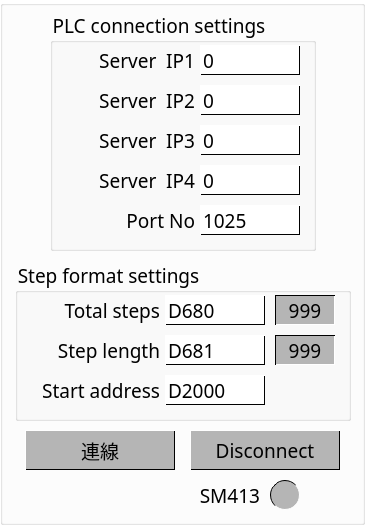
   <widget class="QGroupBox" name="setting_groupBox">
    <property name="geometry">
     <rect>
      <x>20</x>
      <y>50</y>
      <width>365</width>
      <height>525</height>
     </rect>
    </property>
    <property name="styleSheet">
     <string notr="true">QGroupBox{
	background-color: transparent;
}</string>
    </property>
    <property name="title">
     <string/>
    </property>
    <widget class="QGroupBox" name="plc_setting_groupBox">
     <property name="geometry">
      <rect>
       <x>50</x>
       <y>10</y>
       <width>266</width>
       <height>241</height>
      </rect>
     </property>
     <property name="font">
      <font>
       <family>Microsoft YaHei</family>
       <pointsize>14</pointsize>
      </font>
     </property>
     <property name="styleSheet">
      <string notr="true">QGroupBox{
	background-color: transparent;
}</string>
     </property>
     <property name="title">
      <string>PLC connection settings</string>
     </property>
     <property name="alignment">
      <set>Qt::AlignmentFlag::AlignLeading|Qt::AlignmentFlag::AlignLeft|Qt::AlignmentFlag::AlignTop</set>
     </property>
     <widget class="QLabel" name="label_ip4">
      <property name="enabled">
       <bool>true</bool>
      </property>
      <property name="geometry">
       <rect>
        <x>25</x>
        <y>155</y>
        <width>120</width>
        <height>30</height>
       </rect>
      </property>
      <property name="font">
       <font>
        <family>Microsoft YaHei</family>
        <pointsize>14</pointsize>
       </font>
      </property>
      <property name="layoutDirection">
       <enum>Qt::LayoutDirection::LeftToRight</enum>
      </property>
      <property name="styleSheet">
       <string notr="true">background-color: transparent;</string>
      </property>
      <property name="text">
       <string>Server  IP4</string>
      </property>
      <property name="alignment">
       <set>Qt::AlignmentFlag::AlignRight|Qt::AlignmentFlag::AlignTrailing|Qt::AlignmentFlag::AlignVCenter</set>
      </property>
     </widget>
     <widget class="QLabel" name="label_ip3">
      <property name="enabled">
       <bool>true</bool>
      </property>
      <property name="geometry">
       <rect>
        <x>25</x>
        <y>115</y>
        <width>120</width>
        <height>30</height>
       </rect>
      </property>
      <property name="font">
       <font>
        <family>Microsoft YaHei</family>
        <pointsize>14</pointsize>
       </font>
      </property>
      <property name="layoutDirection">
       <enum>Qt::LayoutDirection::LeftToRight</enum>
      </property>
      <property name="styleSheet">
       <string notr="true">background-color: transparent;</string>
      </property>
      <property name="text">
       <string>Server  IP3</string>
      </property>
      <property name="alignment">
       <set>Qt::AlignmentFlag::AlignRight|Qt::AlignmentFlag::AlignTrailing|Qt::AlignmentFlag::AlignVCenter</set>
      </property>
     </widget>
     <widget class="QSpinBox" name="server_ip_4">
      <property name="geometry">
       <rect>
        <x>150</x>
        <y>155</y>
        <width>100</width>
        <height>30</height>
       </rect>
      </property>
      <property name="font">
       <font>
        <family>Microsoft YaHei</family>
        <pointsize>14</pointsize>
        <bold>false</bold>
       </font>
      </property>
      <property name="styleSheet">
       <string notr="true">QSpinBox{
	border-style: solid;
	border-width: 1;
	background-color: white;
	border-top-color: white;
	border-left-color: white;
	border-bottom-color: black;
	border-right-color: black;
}</string>
      </property>
      <property name="buttonSymbols">
       <enum>QAbstractSpinBox::ButtonSymbols::NoButtons</enum>
      </property>
      <property name="keyboardTracking">
       <bool>true</bool>
      </property>
      <property name="maximum">
       <number>255</number>
      </property>
      <property name="singleStep">
       <number>1</number>
      </property>
      <property name="stepType">
       <enum>QAbstractSpinBox::StepType::DefaultStepType</enum>
      </property>
     </widget>
     <widget class="QSpinBox" name="server_ip_2">
      <property name="geometry">
       <rect>
        <x>150</x>
        <y>75</y>
        <width>100</width>
        <height>30</height>
       </rect>
      </property>
      <property name="font">
       <font>
        <family>Microsoft YaHei</family>
        <pointsize>14</pointsize>
        <bold>false</bold>
       </font>
      </property>
      <property name="styleSheet">
       <string notr="true">QSpinBox{
	border-style: solid;
	border-width: 1;
	background-color: white;
	border-top-color: white;
	border-left-color: white;
	border-bottom-color: black;
	border-right-color: black;
}</string>
      </property>
      <property name="buttonSymbols">
       <enum>QAbstractSpinBox::ButtonSymbols::NoButtons</enum>
      </property>
      <property name="keyboardTracking">
       <bool>true</bool>
      </property>
      <property name="maximum">
       <number>255</number>
      </property>
      <property name="singleStep">
       <number>1</number>
      </property>
      <property name="stepType">
       <enum>QAbstractSpinBox::StepType::DefaultStepType</enum>
      </property>
     </widget>
     <widget class="QLabel" name="label_ip1">
      <property name="enabled">
       <bool>true</bool>
      </property>
      <property name="geometry">
       <rect>
        <x>25</x>
        <y>35</y>
        <width>120</width>
        <height>30</height>
       </rect>
      </property>
      <property name="font">
       <font>
        <family>Microsoft YaHei</family>
        <pointsize>14</pointsize>
       </font>
      </property>
      <property name="layoutDirection">
       <enum>Qt::LayoutDirection::LeftToRight</enum>
      </property>
      <property name="styleSheet">
       <string notr="true">background-color: transparent;</string>
      </property>
      <property name="text">
       <string>Server  IP1</string>
      </property>
      <property name="alignment">
       <set>Qt::AlignmentFlag::AlignRight|Qt::AlignmentFlag::AlignTrailing|Qt::AlignmentFlag::AlignVCenter</set>
      </property>
     </widget>
     <widget class="QSpinBox" name="port_no">
      <property name="geometry">
       <rect>
        <x>150</x>
        <y>195</y>
        <width>100</width>
        <height>30</height>
       </rect>
      </property>
      <property name="font">
       <font>
        <family>Microsoft YaHei</family>
        <pointsize>14</pointsize>
        <bold>false</bold>
       </font>
      </property>
      <property name="styleSheet">
       <string notr="true">QSpinBox{
	border-style: solid;
	border-width: 1;
	background-color: white;
	border-top-color: white;
	border-left-color: white;
	border-bottom-color: black;
	border-right-color: black;
}</string>
      </property>
      <property name="buttonSymbols">
       <enum>QAbstractSpinBox::ButtonSymbols::NoButtons</enum>
      </property>
      <property name="keyboardTracking">
       <bool>true</bool>
      </property>
      <property name="minimum">
       <number>1025</number>
      </property>
      <property name="maximum">
       <number>4999</number>
      </property>
      <property name="singleStep">
       <number>1</number>
      </property>
      <property name="stepType">
       <enum>QAbstractSpinBox::StepType::DefaultStepType</enum>
      </property>
     </widget>
     <widget class="QLabel" name="label_port">
      <property name="enabled">
       <bool>true</bool>
      </property>
      <property name="geometry">
       <rect>
        <x>25</x>
        <y>195</y>
        <width>120</width>
        <height>30</height>
       </rect>
      </property>
      <property name="font">
       <font>
        <family>Microsoft YaHei</family>
        <pointsize>14</pointsize>
       </font>
      </property>
      <property name="layoutDirection">
       <enum>Qt::LayoutDirection::LeftToRight</enum>
      </property>
      <property name="styleSheet">
       <string notr="true">background-color: transparent;</string>
      </property>
      <property name="text">
       <string>Port No</string>
      </property>
      <property name="alignment">
       <set>Qt::AlignmentFlag::AlignRight|Qt::AlignmentFlag::AlignTrailing|Qt::AlignmentFlag::AlignVCenter</set>
      </property>
     </widget>
     <widget class="QSpinBox" name="server_ip_3">
      <property name="geometry">
       <rect>
        <x>150</x>
        <y>115</y>
        <width>100</width>
        <height>30</height>
       </rect>
      </property>
      <property name="font">
       <font>
        <family>Microsoft YaHei</family>
        <pointsize>14</pointsize>
        <bold>false</bold>
       </font>
      </property>
      <property name="styleSheet">
       <string notr="true">QSpinBox{
	border-style: solid;
	border-width: 1;
	background-color: white;
	border-top-color: white;
	border-left-color: white;
	border-bottom-color: black;
	border-right-color: black;
}</string>
      </property>
      <property name="buttonSymbols">
       <enum>QAbstractSpinBox::ButtonSymbols::NoButtons</enum>
      </property>
      <property name="keyboardTracking">
       <bool>true</bool>
      </property>
      <property name="maximum">
       <number>255</number>
      </property>
      <property name="singleStep">
       <number>1</number>
      </property>
      <property name="stepType">
       <enum>QAbstractSpinBox::StepType::DefaultStepType</enum>
      </property>
     </widget>
     <widget class="QSpinBox" name="server_ip_1">
      <property name="geometry">
       <rect>
        <x>150</x>
        <y>35</y>
        <width>100</width>
        <height>30</height>
       </rect>
      </property>
      <property name="font">
       <font>
        <family>Microsoft YaHei</family>
        <pointsize>14</pointsize>
        <bold>false</bold>
       </font>
      </property>
      <property name="styleSheet">
       <string notr="true">QSpinBox{
	border-style: solid;
	border-width: 1;
	background-color: white;
	border-top-color: white;
	border-left-color: white;
	border-bottom-color: black;
	border-right-color: black;
}</string>
      </property>
      <property name="buttonSymbols">
       <enum>QAbstractSpinBox::ButtonSymbols::NoButtons</enum>
      </property>
      <property name="keyboardTracking">
       <bool>true</bool>
      </property>
      <property name="maximum">
       <number>255</number>
      </property>
      <property name="singleStep">
       <number>1</number>
      </property>
      <property name="stepType">
       <enum>QAbstractSpinBox::StepType::DefaultStepType</enum>
      </property>
     </widget>
     <widget class="QLabel" name="label_ip2">
      <property name="enabled">
       <bool>true</bool>
      </property>
      <property name="geometry">
       <rect>
        <x>25</x>
        <y>75</y>
        <width>120</width>
        <height>30</height>
       </rect>
      </property>
      <property name="font">
       <font>
        <family>Microsoft YaHei</family>
        <pointsize>14</pointsize>
       </font>
      </property>
      <property name="layoutDirection">
       <enum>Qt::LayoutDirection::LeftToRight</enum>
      </property>
      <property name="styleSheet">
       <string notr="true">background-color: transparent;</string>
      </property>
      <property name="text">
       <string>Server  IP2</string>
      </property>
      <property name="alignment">
       <set>Qt::AlignmentFlag::AlignRight|Qt::AlignmentFlag::AlignTrailing|Qt::AlignmentFlag::AlignVCenter</set>
      </property>
     </widget>
    </widget>
    <widget class="QGroupBox" name="step_setting_groupBox">
     <property name="geometry">
      <rect>
       <x>15</x>
       <y>260</y>
       <width>336</width>
       <height>161</height>
      </rect>
     </property>
     <property name="font">
      <font>
       <family>Microsoft YaHei</family>
       <pointsize>14</pointsize>
      </font>
     </property>
     <property name="styleSheet">
      <string notr="true">QGroupBox{
	background-color: transparent;
}</string>
     </property>
     <property name="title">
      <string>Step format settings</string>
     </property>
     <widget class="QLabel" name="label_max_step">
      <property name="enabled">
       <bool>true</bool>
      </property>
      <property name="geometry">
       <rect>
        <x>25</x>
        <y>35</y>
        <width>120</width>
        <height>30</height>
       </rect>
      </property>
      <property name="font">
       <font>
        <family>Microsoft YaHei</family>
        <pointsize>14</pointsize>
       </font>
      </property>
      <property name="layoutDirection">
       <enum>Qt::LayoutDirection::LeftToRight</enum>
      </property>
      <property name="styleSheet">
       <string notr="true">background-color: transparent;</string>
      </property>
      <property name="text">
       <string>Total steps</string>
      </property>
      <property name="alignment">
       <set>Qt::AlignmentFlag::AlignRight|Qt::AlignmentFlag::AlignTrailing|Qt::AlignmentFlag::AlignVCenter</set>
      </property>
     </widget>
     <widget class="QLabel" name="label_step_length">
      <property name="enabled">
       <bool>true</bool>
      </property>
      <property name="geometry">
       <rect>
        <x>25</x>
        <y>75</y>
        <width>120</width>
        <height>30</height>
       </rect>
      </property>
      <property name="font">
       <font>
        <family>Microsoft YaHei</family>
        <pointsize>14</pointsize>
       </font>
      </property>
      <property name="layoutDirection">
       <enum>Qt::LayoutDirection::LeftToRight</enum>
      </property>
      <property name="styleSheet">
       <string notr="true">background-color: transparent;</string>
      </property>
      <property name="text">
       <string>Step length</string>
      </property>
      <property name="alignment">
       <set>Qt::AlignmentFlag::AlignRight|Qt::AlignmentFlag::AlignTrailing|Qt::AlignmentFlag::AlignVCenter</set>
      </property>
     </widget>
     <widget class="QLabel" name="label_start_address">
      <property name="enabled">
       <bool>true</bool>
      </property>
      <property name="geometry">
       <rect>
        <x>25</x>
        <y>115</y>
        <width>120</width>
        <height>30</height>
       </rect>
      </property>
      <property name="font">
       <font>
        <family>Microsoft YaHei</family>
        <pointsize>14</pointsize>
       </font>
      </property>
      <property name="layoutDirection">
       <enum>Qt::LayoutDirection::LeftToRight</enum>
      </property>
      <property name="styleSheet">
       <string notr="true">background-color: transparent;</string>
      </property>
      <property name="text">
       <string>Start address</string>
      </property>
      <property name="alignment">
       <set>Qt::AlignmentFlag::AlignRight|Qt::AlignmentFlag::AlignTrailing|Qt::AlignmentFlag::AlignVCenter</set>
      </property>
     </widget>
     <widget class="QLineEdit" name="start_address">
      <property name="geometry">
       <rect>
        <x>150</x>
        <y>115</y>
        <width>100</width>
        <height>30</height>
       </rect>
      </property>
      <property name="font">
       <font>
        <family>Microsoft YaHei</family>
        <pointsize>14</pointsize>
       </font>
      </property>
      <property name="styleSheet">
       <string notr="true">QLineEdit{
	border-style: solid; 
	border-width: 1;
	background-color: #FFFFFF;
	border-top-color: white;
	border-left-color: white;
	border-bottom-color: black;
	border-right-color: black;
}</string>
      </property>
      <property name="text">
       <string>D2000</string>
      </property>
     </widget>
     <widget class="QLineEdit" name="max_step_address">
      <property name="geometry">
       <rect>
        <x>150</x>
        <y>35</y>
        <width>100</width>
        <height>30</height>
       </rect>
      </property>
      <property name="font">
       <font>
        <family>Microsoft YaHei</family>
        <pointsize>14</pointsize>
       </font>
      </property>
      <property name="styleSheet">
       <string notr="true">QLineEdit{
	border-style: solid; 
	border-width: 1;
	background-color: #FFFFFF;
	border-top-color: white;
	border-left-color: white;
	border-bottom-color: black;
	border-right-color: black;
}</string>
      </property>
      <property name="text">
       <string>D680</string>
      </property>
     </widget>
     <widget class="QLineEdit" name="step_length_address">
      <property name="geometry">
       <rect>
        <x>150</x>
        <y>75</y>
        <width>100</width>
        <height>30</height>
       </rect>
      </property>
      <property name="font">
       <font>
        <family>Microsoft YaHei</family>
        <pointsize>14</pointsize>
       </font>
      </property>
      <property name="styleSheet">
       <string notr="true">QLineEdit{
	border-style: solid; 
	border-width: 1;
	background-color: #FFFFFF;
	border-top-color: white;
	border-left-color: white;
	border-bottom-color: black;
	border-right-color: black;
}</string>
      </property>
      <property name="text">
       <string>D681</string>
      </property>
     </widget>
     <widget class="QLabel" name="total_steps">
      <property name="enabled">
       <bool>true</bool>
      </property>
      <property name="geometry">
       <rect>
        <x>260</x>
        <y>35</y>
        <width>60</width>
        <height>30</height>
       </rect>
      </property>
      <property name="font">
       <font>
        <family>Microsoft YaHei</family>
        <pointsize>14</pointsize>
       </font>
      </property>
      <property name="layoutDirection">
       <enum>Qt::LayoutDirection::LeftToRight</enum>
      </property>
      <property name="styleSheet">
       <string notr="true">QLabel{
	border-style: solid; 
	border-width: 1;
	background-color: #B5B5B5;
	border-top-color: black;
	border-left-color: black;
	border-bottom-color: white;
	border-right-color: white;
}</string>
      </property>
      <property name="text">
       <string>999</string>
      </property>
      <property name="alignment">
       <set>Qt::AlignmentFlag::AlignCenter</set>
      </property>
     </widget>
     <widget class="QLabel" name="step_length">
      <property name="enabled">
       <bool>true</bool>
      </property>
      <property name="geometry">
       <rect>
        <x>260</x>
        <y>75</y>
        <width>60</width>
        <height>30</height>
       </rect>
      </property>
      <property name="font">
       <font>
        <family>Microsoft YaHei</family>
        <pointsize>14</pointsize>
       </font>
      </property>
      <property name="layoutDirection">
       <enum>Qt::LayoutDirection::LeftToRight</enum>
      </property>
      <property name="styleSheet">
       <string notr="true">QLabel{
	border-style: solid; 
	border-width: 1;
	background-color: #B5B5B5;
	border-top-color: black;
	border-left-color: black;
	border-bottom-color: white;
	border-right-color: white;
}</string>
      </property>
      <property name="text">
       <string>999</string>
      </property>
      <property name="alignment">
       <set>Qt::AlignmentFlag::AlignCenter</set>
      </property>
     </widget>
    </widget>
    <widget class="QPushButton" name="PB_connect_plc">
     <property name="geometry">
      <rect>
       <x>25</x>
       <y>430</y>
       <width>150</width>
       <height>40</height>
      </rect>
     </property>
     <property name="sizePolicy">
      <sizepolicy hsizetype="Minimum" vsizetype="Ignored">
       <horstretch>0</horstretch>
       <verstretch>0</verstretch>
      </sizepolicy>
     </property>
     <property name="font">
      <font>
       <family>Microsoft YaHei</family>
       <pointsize>14</pointsize>
       <stylestrategy>PreferDefault</stylestrategy>
      </font>
     </property>
     <property name="styleSheet">
      <string notr="true">/*border-width	邊框粗細	1px, 5px
border-style	邊框樣式	solid (實線), dashed (虛線), dotted (點線)
border-top-width	只設定上方邊框	2px
border-radius	圓角程度	15px (半徑)
font-family: &quot;Microsoft YaHei&quot;;
font-size: 10; */ 
/* 平時的樣式 */
QPushButton {
	border-style: solid; 
	border-width: 1;
	background-color: #B5B5B5;
	border-top-color: white;
	border-left-color: white;
	border-bottom-color: black;
	border-right-color: black;
}

/* 滑鼠移上去時 (:hover) */
/*QPushButton:hover {
    background-color: #e1f5fe;
}*/

/* 按下去的瞬間 (:pressed) */
QPushButton:pressed {
	border-style: solid; 
	border-width: 1;
	background-color: #999999;
	border-top-color: black;
	border-left-color: black;
	border-bottom-color: white;
	border-right-color: white;
}</string>
     </property>
     <property name="text">
      <string>連線</string>
     </property>
    </widget>
    <widget class="QPushButton" name="PB_deconnect_plc">
     <property name="geometry">
      <rect>
       <x>190</x>
       <y>430</y>
       <width>150</width>
       <height>40</height>
      </rect>
     </property>
     <property name="sizePolicy">
      <sizepolicy hsizetype="Minimum" vsizetype="Ignored">
       <horstretch>0</horstretch>
       <verstretch>0</verstretch>
      </sizepolicy>
     </property>
     <property name="font">
      <font>
       <family>Microsoft YaHei</family>
       <pointsize>14</pointsize>
       <stylestrategy>PreferDefault</stylestrategy>
      </font>
     </property>
     <property name="styleSheet">
      <string notr="true">/*border-width	邊框粗細	1px, 5px
border-style	邊框樣式	solid (實線), dashed (虛線), dotted (點線)
border-top-width	只設定上方邊框	2px
border-radius	圓角程度	15px (半徑)
font-family: &quot;Microsoft YaHei&quot;;
font-size: 10; */ 
/* 平時的樣式 */
QPushButton {
	border-style: solid; 
	border-width: 1;
	background-color: #B5B5B5;
	border-top-color: white;
	border-left-color: white;
	border-bottom-color: black;
	border-right-color: black;
}

/* 滑鼠移上去時 (:hover) */
/*QPushButton:hover {
    background-color: #e1f5fe;
}*/

/* 按下去的瞬間 (:pressed) */
QPushButton:pressed {
	border-style: solid; 
	border-width: 1;
	background-color: #999999;
	border-top-color: black;
	border-left-color: black;
	border-bottom-color: white;
	border-right-color: white;
}</string>
     </property>
     <property name="text">
      <string>Disconnect</string>
     </property>
    </widget>
    <widget class="QLabel" name="label_sm413">
     <property name="enabled">
      <bool>true</bool>
     </property>
     <property name="geometry">
      <rect>
       <x>190</x>
       <y>480</y>
       <width>70</width>
       <height>30</height>
      </rect>
     </property>
     <property name="font">
      <font>
       <family>Microsoft YaHei</family>
       <pointsize>14</pointsize>
      </font>
     </property>
     <property name="layoutDirection">
      <enum>Qt::LayoutDirection::LeftToRight</enum>
     </property>
     <property name="styleSheet">
      <string notr="true">background-color: transparent;</string>
     </property>
     <property name="text">
      <string>SM413</string>
     </property>
     <property name="alignment">
      <set>Qt::AlignmentFlag::AlignRight|Qt::AlignmentFlag::AlignTrailing|Qt::AlignmentFlag::AlignVCenter</set>
     </property>
    </widget>
    <widget class="QLabel" name="SM413">
     <property name="enabled">
      <bool>true</bool>
     </property>
     <property name="geometry">
      <rect>
       <x>270</x>
       <y>480</y>
       <width>30</width>
       <height>30</height>
      </rect>
     </property>
     <property name="font">
      <font>
       <family>Microsoft YaHei</family>
       <pointsize>14</pointsize>
      </font>
     </property>
     <property name="layoutDirection">
      <enum>Qt::LayoutDirection::LeftToRight</enum>
     </property>
     <property name="styleSheet">
      <string notr="true">QLabel{
	border-style: solid; 
	border-radius: 15px;       /* 關鍵：半徑設為邊長的一半 */
	border-width: 1;
	background-color: #B5B5B5;
	border-top-color: black;
	border-left-color: black;
	border-bottom-color: white;
	border-right-color: white;
}</string>
     </property>
     <property name="text">
      <string/>
     </property>
     <property name="alignment">
      <set>Qt::AlignmentFlag::AlignCenter</set>
     </property>
    </widget>
   </widget>
